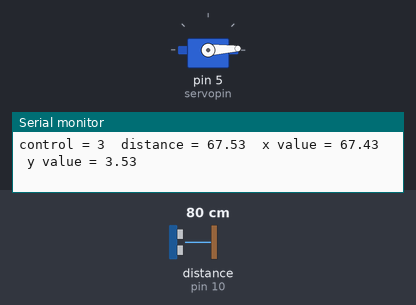
This sketch was run on a simulated Arduino Uno, built with avr-gcc and run on an emulated ATmega328P. Parts: servo, the last lines printed to the serial monitor. Wiring (inferred from the names in the program): ultrasonic range finder: trigger pin 9; echo pin 10. The inputs (shaded band) are chosen by the test bench; at power-on: distance to the obstacle (sensor on pin 10) 80 cm. The echo pulse lasts 58.3 µs per cm.

Above: at 1.2 s.
1.3 s: distance to the obstacle (sensor on pin 10) set to 2 cm
At 6.25 s:
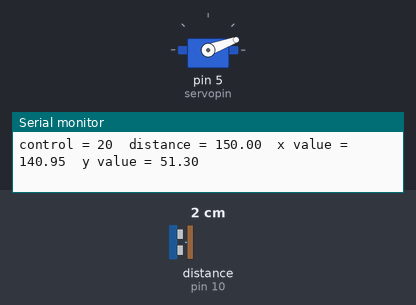
At 12.33 s:
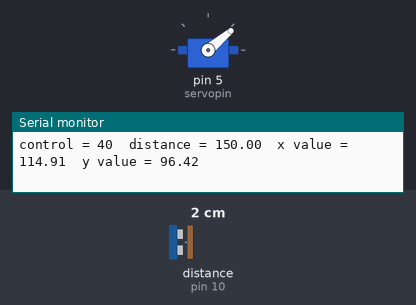
Timing chart, 0 to 20.0 s (numbered marks = the images above; inputs shaded):
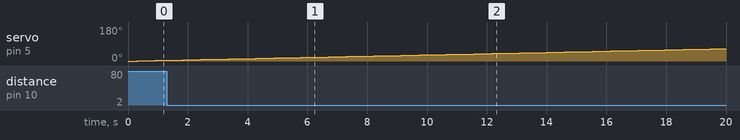

The sketch:

Project_with_servo180_SR04_Version_Finale.ino
```cpp
/* A start version for a surrounding scanner mini project.
 * We learn to use and understand this first.
 * Then we edit the code further in order to make a surrounding scanner.
 *
 * This Arduino program is ment for a small project where we are scanning surrounding
 * with ultrasound sensor HC-SR04 and send data in order to make "a map view" in Excel.
 *
 * Draw xy scatter with points without line between.
 * Servomotor: Bought from SP electronics in Oulu: SG90 servo 0 - 180deg.
 * Follow coordinate system: 0 deg = x-axis; 90deg = y-axis. Thus, servo can turn
 * from -90 degree ... 0deg ...+90deg with corresponding control messages 0... 90 ... 180.
 * 29.11.2023 / Jaakko Kaski
 * Wires: Yellow to Arduino control pin, check the const int determinations. Dark: GND. Red: +5VDC in Arduino.
 */
#include <Servo.h>
#include <math.h>
Servo servo;

int control = 0; // Control number for servo motor: integer number between 0 and 180.
int control_old = 0;


// Pins in Arduino for ultrasound sensor HC-SR04
 const int GNDPin = 11; // GND pin
 const int echoPin = 10; // Echo Pin gets the voice reflection back.
 const int trigPin = 9; // Trigger Pin wakes the sensor to send ulrasound.
 const int VccPin = 8; // Operating voltage +5V

 // Pins in Arduino for servo motor: GND <-> Dark wire; +5V pin <-> red wire
 const int servopin = 5; // Control message from Arduino to yellow wire.

 float maximumRange = 100.0; // Maximum distance, accepted (cm)
 float minimumRange = 1.2;   // Minimum distance, accepted (cm)
 unsigned long duration = 0; // Duration of ultrasound to go there and back (us)
 float distance = 0.0;       // Measured distance to the surface (cm)
 unsigned long time_ms = 0;  // Time if needed to print out (ms)
 float xvalue = 0.0;
 float yvalue = 0.0;
 float anglevalue = 0.0;

void setup() {
  servo.attach(servopin); //Electrical control message to servo Motor (yellow fire)
  servo.write(control);

  // initialize serial communications at 9600 bps:
  Serial.begin(9600);

  // Ultrasound sensor pin determinations:
  pinMode(GNDPin, OUTPUT); // GND is 0V voltage source!
  pinMode(echoPin, INPUT);
  pinMode(trigPin, OUTPUT);
  pinMode(VccPin, OUTPUT); // Operating voltage
  // Set pin voltages:
  digitalWrite(VccPin, HIGH);
  delayMicroseconds(2);
  digitalWrite(GNDPin, LOW);
  delayMicroseconds(2);
  delay(10); //10ms delay
}
void loop()
{
    for (control = 0; control <= 180; control++) {
      anglevalue = control / 180.0 * 3.141592; // Angle in radians.
    /*
    // Move the servo continuously.
    servo.write(0);
    delay(15);
    servo.write(45);
    delay(15);
    servo.write(90);
    delay(5000);
    servo.write(180);
    delay(5000);
    */


 // Test for servo motor: you can write control message to servo with SerialMonitor input line!
 //   if (Serial.available() > 0) {
 //     control = Serial.parseInt(); //If there is input, it will be read.
 //   }

    // Write the message to the motor if the value is accepted:
    if(control >= 0 && control <=180){
      servo.write(control);
      control_old = control;       //Update also 'old' variable
    }
    else {
        Serial.print("Your input is not an accepted, you wrote: ");
        Serial.println(control);
        control = control_old;     //In the case of bad input, use old message.
    }

    //Test use of ultrasound sensor HC-SR04
    // See datasheet of the sensor to understand these pulses:
    digitalWrite(trigPin, LOW);
    delayMicroseconds(2);
    digitalWrite(trigPin, HIGH);
    delayMicroseconds(10);
    digitalWrite(trigPin, LOW);

    duration = pulseIn(echoPin, HIGH); // Time of flight of ultrasound... there and back.

    // Time stamp (ms) if needed:
    time_ms = millis();

    // Calculate distanse from sensor to the surface.
    // Check the equation from physical basic equations!
    // Speed of voice is typically 340m/s.
    distance =(duration * 0.0146 - 0.3063);

    //Check the quality of distance:
    if (distance >= maximumRange || distance <= minimumRange ){
      distance = maximumRange + 50.0; // Non realistic result if not accepted
    }

    // Calculate x and y values.
    xvalue = distance * cos(anglevalue);
    yvalue = distance * sin(anglevalue);

    Serial.print("control = ");
    Serial.print(control);
    Serial.print("  distance = ");
    Serial.print(distance);
    //Serial.print("time_ms "); //take into use if needed
    //Serial.print(time_ms);
    Serial.print("  x value = ");    //Print the situation in any case
    Serial.print(xvalue);
    Serial.print("  y value = ");
    Serial.println(yvalue);

    delay(300);                    //Delay gives time...
    }
}
```
